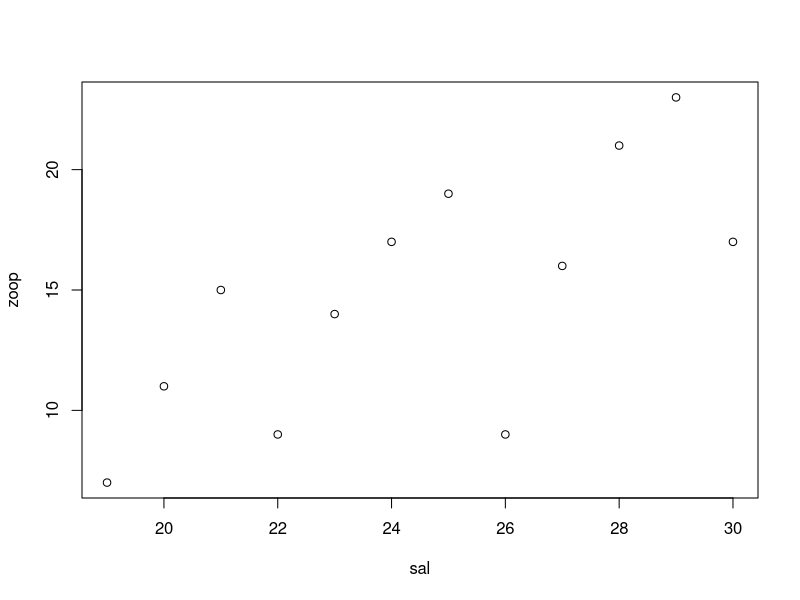
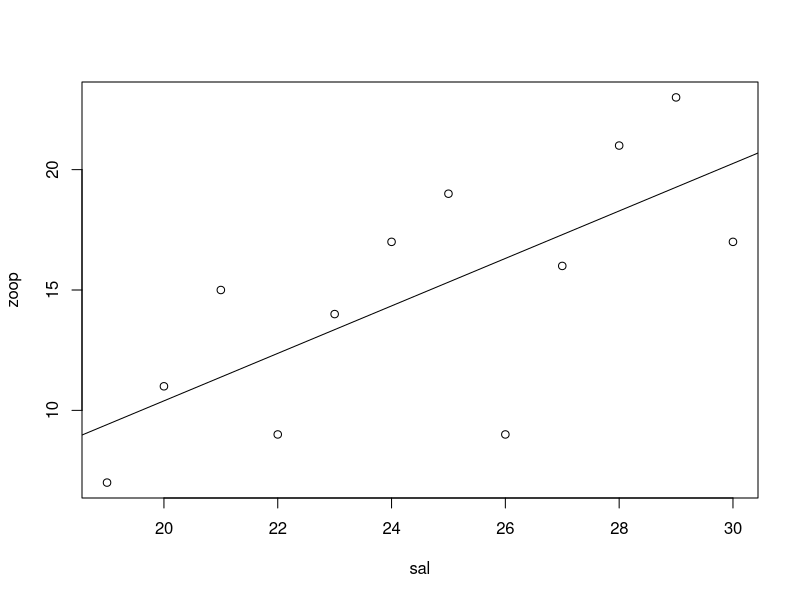
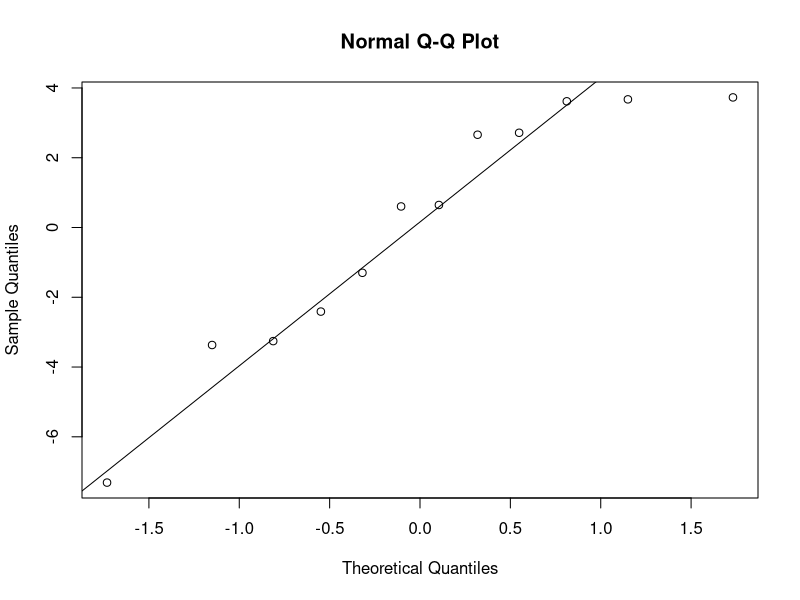
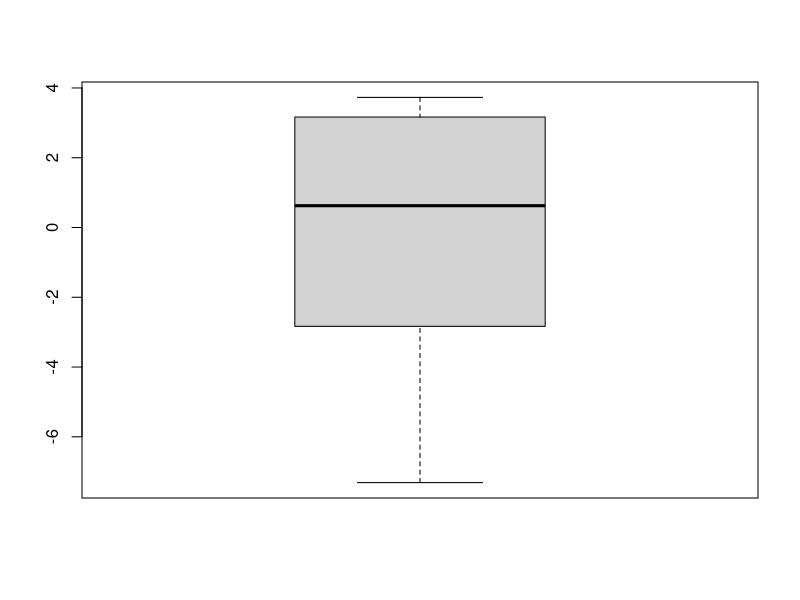
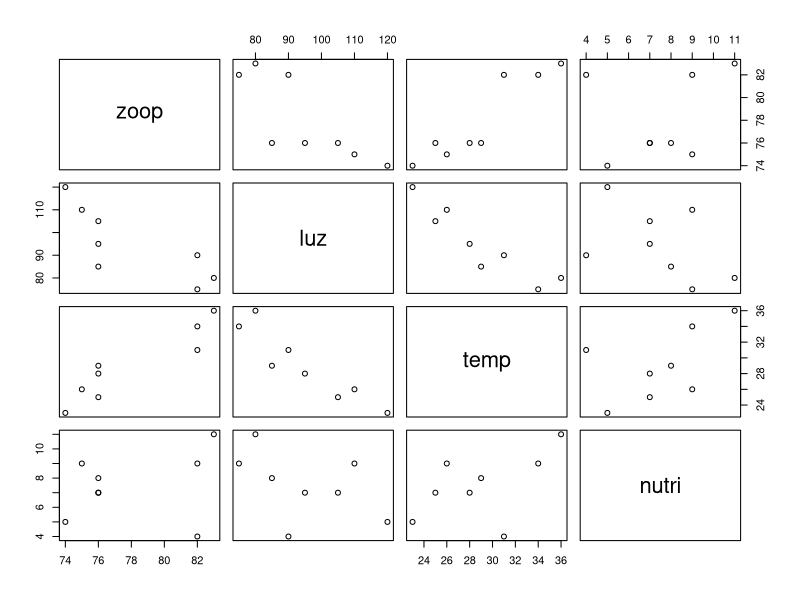
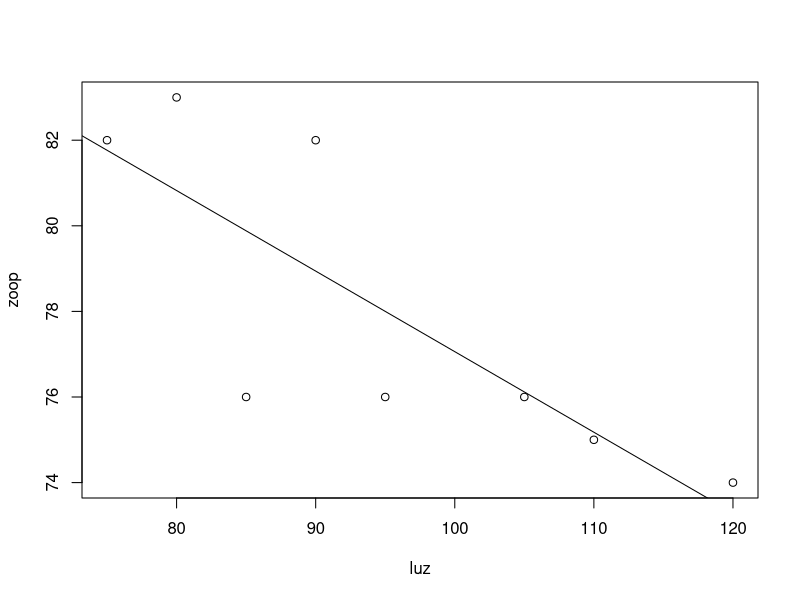

Generate these figures, in order, with R:
####### Regressão e correlação
zoop=c(7,11,15,9,14,17,19,9,16,
       21,23,17)
sal=19:30
plot(zoop ~ sal)
reg=lm(zoop ~ sal)
reg
summary(reg)
plot(zoop ~ sal)
abline(reg)
#Verificando a normalidade dos resíduos
res=reg$residuals
qqnorm(res)
qqline(res)
boxplot(res)
shapiro.test(res)

###### Regressão múltipla
zoop=c(75,76,82,82,76,83,76,74)
luz=c(110,95,75,90,85,80,105,120)
temp=c(26,28,34,31,29,36,25,23)
nutri=c(9,7,9,4,8,11,7,5)
length(zoop)
length(luz)
length(temp)
length(nutri)
dados=data.frame(zoop,luz,temp,nutri)
dados
pairs(dados)
cor(dados)#Coef. correlação
cor(dados)^2#Coef. determinação

#Modelo reg1 (simples)
reg1=lm(zoop~luz)
plot(zoop~luz)
abline(reg1)
cor(zoop,luz)#Coef.Corr
cor(zoop,luz)^2*100 #Coef. Det. 64%

#Modelo com 2 var. indep.
reg2=lm(zoop~luz+temp)
summary(reg2)#Coef. Det = 87%

#Modelo completo
reg3=lm(zoop~luz+temp+nutri)
summary(reg3)#Coef. Det. 94%

#Akaike Information Criteria (AIC)
AIC(reg1,reg2,reg3)

library(MASS)
stepAIC(reg3)
